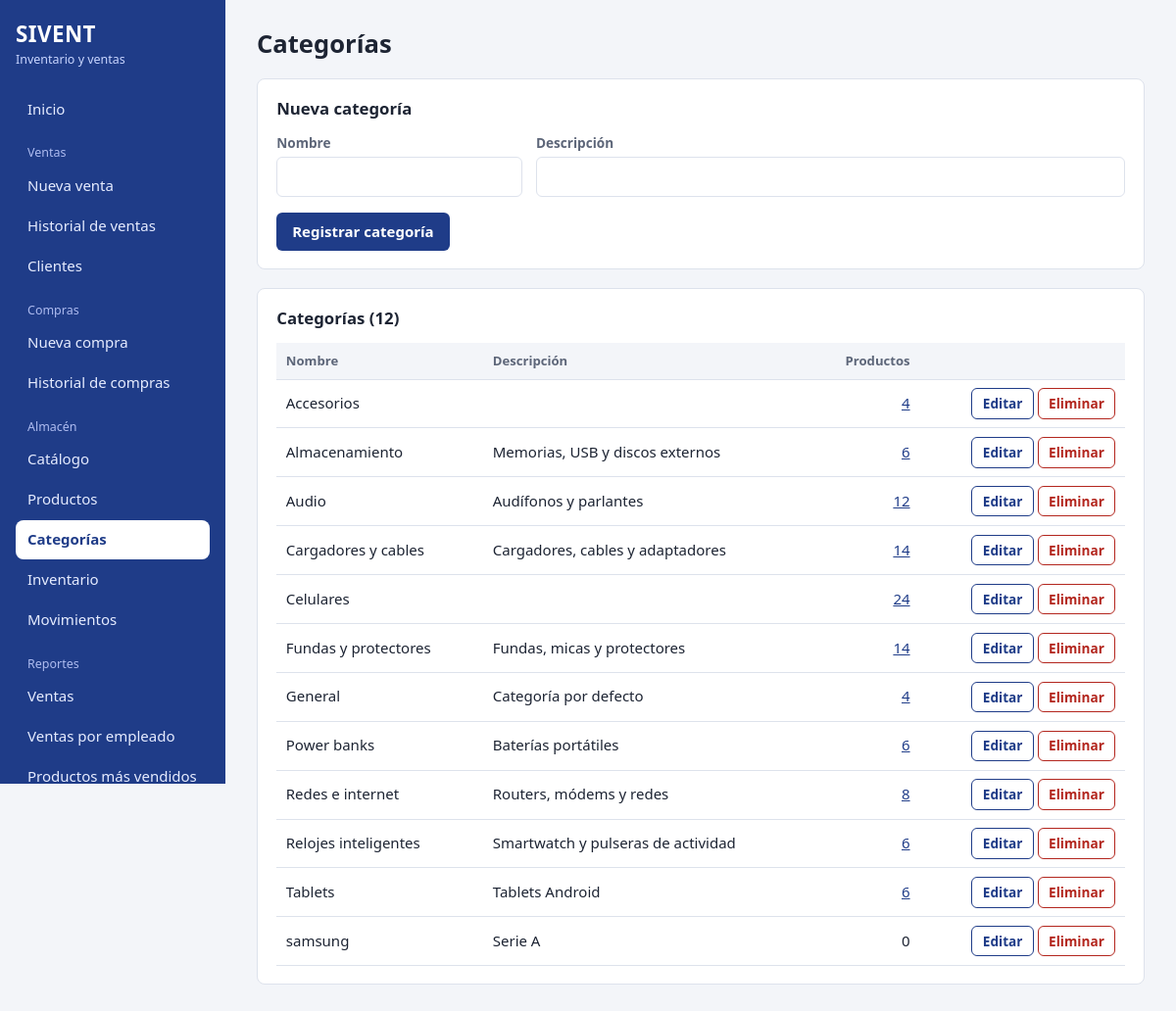
Screenshot of /categorias (signed in) with the database file from the repository.
### tables this page shows
CREATE TABLE categorias(
    id INTEGER PRIMARY KEY AUTOINCREMENT,
    nombre TEXT NOT NULL UNIQUE,
    descripcion TEXT NOT NULL DEFAULT '',
    activo INTEGER NOT NULL DEFAULT 1
);

### catalogo.py (the view)
@bp.route("/categorias")
@requiere("catalogo")
def categorias():
    con = get_db()
    filas = con.execute("""SELECT c.id, c.nombre, c.descripcion,
                           (SELECT COUNT(*) FROM productos p WHERE p.categoria_id=c.id AND p.activo=1) AS productos
                           FROM categorias c WHERE c.activo=1 ORDER BY c.nombre""").fetchall()
    con.close()
    return render_template("categorias.html", categorias=filas)

### app.py (called while the page is built)
@app.after_request
def cabeceras(resp):
    resp.headers.setdefault("X-Content-Type-Options", "nosniff")
    resp.headers.setdefault("X-Frame-Options", "SAMEORIGIN")
    resp.headers.setdefault("Referrer-Policy", "same-origin")
    return resp

### auth.py (called while the page is built)
def csrf_token():
    if "csrf" not in session:
        session["csrf"] = secrets.token_hex(16)
    return session["csrf"]

def requiere(*modulos):
    def deco(f):
        @wraps(f)
        def w(*a, **k):
            if g.user is None:
                if request.path.startswith("/api/"):
                    return jsonify(error="Sesión expirada. Inicie sesión de nuevo."), 401
                return redirect(url_for("login", next=request.path))
            if modulos and not any(m in g.user["permisos"] for m in modulos):
                abort(403)
            return f(*a, **k)
        return w
    return deco

### db.py (called while the page is built)
def get_db():
    con = sqlite3.connect(DB_PATH, timeout=10, isolation_level=None)
    con.row_factory = sqlite3.Row
    con.execute("PRAGMA foreign_keys = ON;")
    con.execute("PRAGMA journal_mode = WAL;")
    return con

### templates/categorias.html (shortened to what this page needs)
{% extends 'base.html' %}
{% block content %}
<h1>Categorías</h1>
<form method="post" action="{{ url_for('catalogo.categoria_guardar') }}" class="panel" data-crud="categoría">
  <h2 class="crud-titulo">Nueva categoría</h2>
  <div class="fila-campos">
    <div class="campo"><label for="c-nombre">Nombre</label><input id="c-nombre" name="nombre" required maxlength="60"></div>
    <div class="campo ancho"><label for="c-desc">Descripción</label><input id="c-desc" name="descripcion"></div>
  </div>
  <div class="acciones">
    <button class="btn crud-enviar">Registrar categoría</button>
  </div>
</form>
<section class="panel">
  <h2>Categorías ({{ categorias|length }})</h2>
  <table>
    <thead><tr><th>Nombre</th><th>Descripción</th><th class="num">Productos</th><th></th></tr></thead>
    <tbody>
    {% for c in categorias %}
      <tr data-json='{{ {"id": c.id, "nombre": c.nombre, "descripcion": c.descripcion}|tojson }}'>
        <td>{{ c.nombre }}</td><td>{{ c.descripcion }}</td><td class="num">{% if c.productos %}<a href="{{ url_for('catalogo.vitrina', categoria=c.id) }}" title="Ver en el catálogo">{{ c.productos }}</a>{% else %}0{% endif %}</td>
        <td class="acc">
          <button type="button" class="btn sec chico js-editar">Editar</button>
          <form method="post" action="{{ url_for('catalogo.categoria_eliminar', cid=c.id) }}" class="en-linea js-confirm" data-confirm="¿Eliminar la categoría &quot;{{ c.nombre }}&quot;?">
            <input type="hidden" name="csrf" value="{{ csrf_token() }}"><button class="btn peligro chico">Eliminar</button>
          </form>
        </td>
      </tr>
    {% endfor %}
    </tbody>
  </table>
</section>
{% endblock %}

### static/css/style.css (style rules this page uses)
:root { --bg: #f3f5f9; --surface: #fff; --ink: #1d2433; --muted: #5d6679; --line: #dde2ec; --azul: #1f3c88; --azul-osc: #163172; --verde: #2e7d4f; --verde-osc: #256640; --rojo: #b3261e; --ambar: #9a5b00; --ambar-bg: #fff3dc; --radio: 8px; }
* { box-sizing: border-box; }
html { font-family: "Segoe UI", system-ui, -apple-system, Roboto, sans-serif; color: var(--ink); background: var(--bg); }
body { margin: 0; font-size: 15px; line-height: 1.45; }
h1 { font-size: 1.6rem; margin: 0 0 1.1rem; }
h2 { font-size: 1.05rem; margin: 0 0 .8rem; }
a { color: var(--azul); }
.panel { background: var(--surface); border: 1px solid var(--line); border-radius: var(--radio); padding: 1.1rem 1.2rem; margin-bottom: 1.2rem; }
label { display: block; font-size: .85rem; color: var(--muted); margin: .7rem 0 .25rem; font-weight: 600; }
input, select { width: 100%; padding: .55rem .65rem; border: 1px solid var(--line); border-radius: 6px; font: inherit; color: var(--ink); background: var(--surface); }
.fila-campos { display: flex; flex-wrap: wrap; gap: .9rem; align-items: flex-end; }
.fila-campos .campo { flex: 1 1 130px; }
.fila-campos .campo.ancho { flex: 3 1 240px; }
.fila-campos label { margin-top: 0; }
.acciones { display: flex; gap: .6rem; flex-wrap: wrap; margin-top: 1rem; align-items: center; }
.btn { display: inline-block; padding: .55rem 1rem; border: 0; border-radius: 6px; background: var(--azul); color: #fff; font: inherit; font-weight: 600; cursor: pointer; text-decoration: none; text-align: center; }
.btn.sec { background: transparent; color: var(--azul); border: 1px solid var(--azul); }
.btn.peligro { background: transparent; color: var(--rojo); border: 1px solid var(--rojo); }
.btn.chico { padding: .3rem .65rem; font-size: .85rem; }
.en-linea { display: inline; }
table { width: 100%; border-collapse: collapse; }
th, td { padding: .55rem .6rem; text-align: left; border-bottom: 1px solid var(--line); vertical-align: middle; }
thead th { background: var(--bg); font-size: .82rem; color: var(--muted); position: sticky; top: 0; }
td.num, th.num { text-align: right; font-variant-numeric: tabular-nums; }
td.acc { white-space: nowrap; text-align: right; }
@media (prefers-reduced-motion: no-preference) { .btn, .side nav a { transition: background .15s; } }
td.num, th.num { white-space: nowrap; }

### rows the page displays
categorias: nombre "Accesorios", productos "4"
categorias: nombre "Almacenamiento", descripcion "Memorias, USB y discos externos", productos "6"
categorias: nombre "Audio", descripcion "Audífonos y parlantes", productos "12"
categorias: nombre "Cargadores y cables", descripcion "Cargadores, cables y adaptadores", productos "14"
categorias: nombre "Celulares", productos "24"
categorias: nombre "Fundas y protectores", descripcion "Fundas, micas y protectores", productos "14"
categorias: nombre "General", descripcion "Categoría por defecto", productos "4"
categorias: nombre "Power banks", descripcion "Baterías portátiles", productos "6"
categorias: nombre "Redes e internet", descripcion "Routers, módems y redes", productos "8"
categorias: nombre "Relojes inteligentes", descripcion "Smartwatch y pulseras de actividad", productos "6"
categorias: nombre "Tablets", descripcion "Tablets Android", productos "6"
categorias: nombre "samsung", descripcion "Serie A", shows "0"

### other values shown
{{ texto }} "Inicio Nueva venta Historial de ventas Clientes Nueva compra Historial de compras Catálogo Productos Categorías Inventario Movimientos Ventas Ventas por empleado Productos más vendidos"
{{ categorias|length }} "12"
